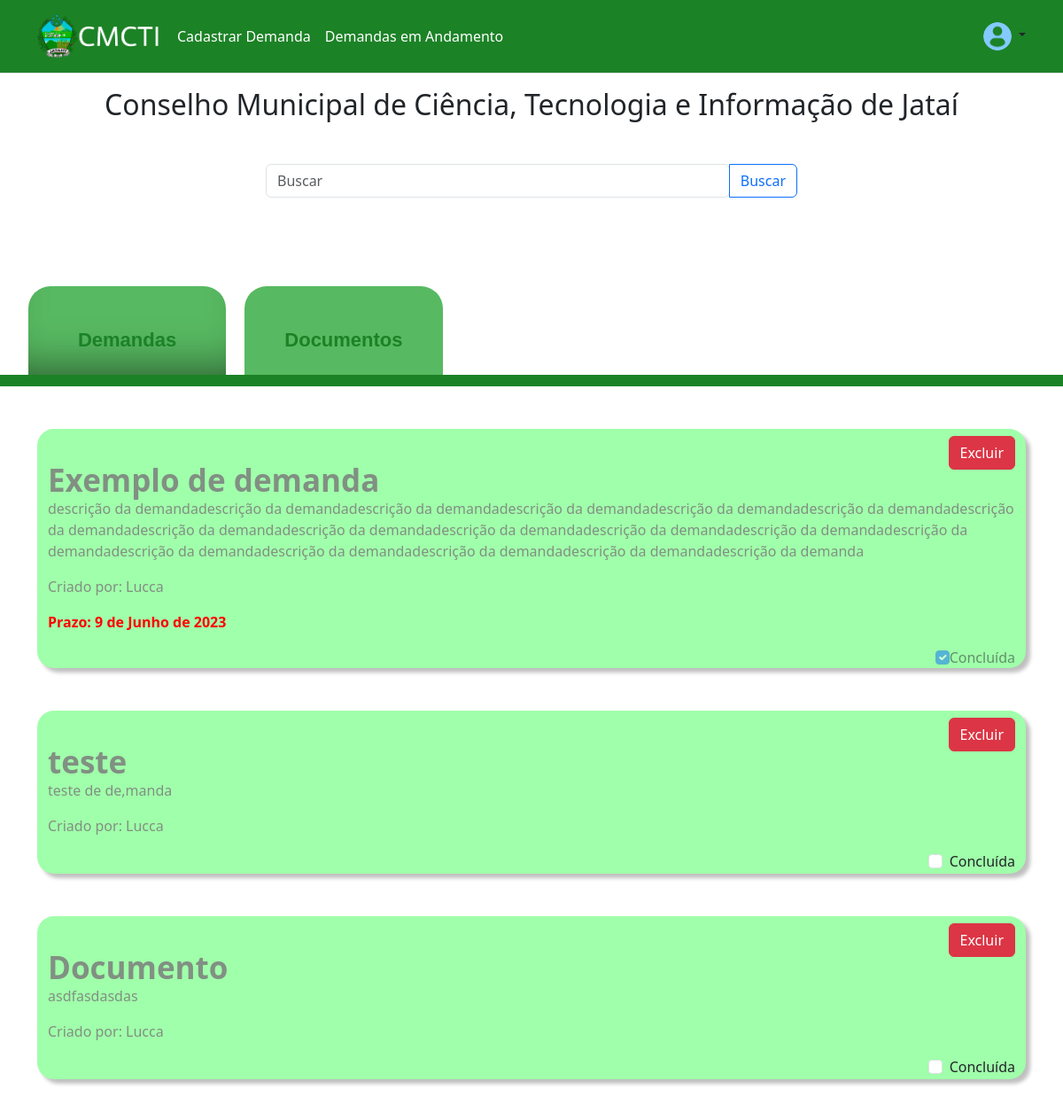
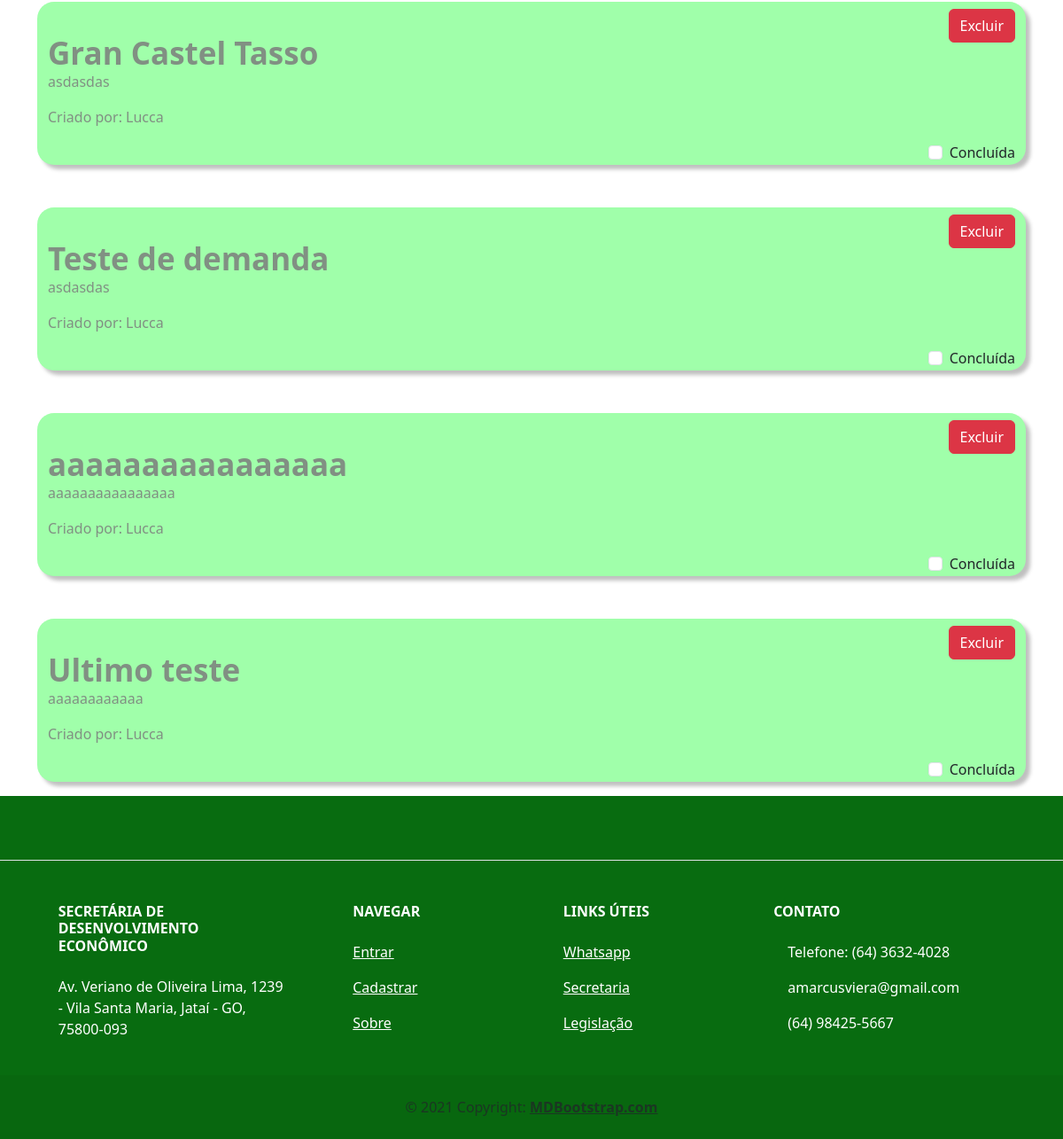
The app's page /demandas (signed in) with its own data (2 pictures, top to bottom).
### register/models.py (models this page shows, shortened)
class CustomUser(AbstractUser):
    email = models.EmailField(unique=True)

class Profile(models.Model):
    user = models.OneToOneField(CustomUser, on_delete=models.CASCADE)
    profile_image = models.ImageField(default='profile.png', upload_to='users', null=True, blank=True)

### home/models.py (models this page shows, shortened)
class Demanda(models.Model):
    titulo = models.CharField(max_length=300, blank=False, null=False)
    tipo = models.CharField(choices=TIPOS, blank=False, null=False, max_length=50)
    descricao = models.TextField(blank=False, null=False)
    prazo = models.DateField(blank=True, null=True)
    documento = models.FileField(blank=True, upload_to='documentos/', null=True)
    criado_por = models.ManyToManyField(CustomUser)
    concluida = models.BooleanField(blank=True, null=True, default=False)

### home/views.py (the view)
# urls.py: path('demandas', views.demandasView, name="demandas"),
@login_required(login_url='/entrar')
def demandasView(request):
    demandas = Demanda.objects.all()
    return render(request, 'pages/verDemandas.html', {'demandas':demandas})

### home/templates/pages/verDemandas.html (shortened to what this page needs)
{% extends 'base.html' %}
{% block content %}
<form method="get">
    <div class="input-group mt-5" style="width: 50%;">
            <input type="text" name="search" class="form-control rounded" placeholder="Buscar" aria-label="Search" />
            <button type="submit" class="btn btn-outline-primary">Buscar</button>
    </div>
</form>
<div class="container infra">
    <div class="row">
        <div class="col opcoes">
            <div id="ddos" class="ddos" onclick="change(1)">
                <a style="text-decoration: none;" href="/demandas"><h1 class="text-center">Demandas</h1></a>
            </div>
            <div id="rede" class="rede" onclick="change(2)">
                <a style="text-decoration: none;" href="/documentos"><h1 class="text-center">Documentos</h1></a>
            </div>
        </div>
    </div>
</div>
<div id="line"></div>
<div class="container text-center">
    {% for demanda in demandas %}
        {% if demanda.tipo == 'Demanda' %}
            <div class="container container-demandas mb-3 mt-5">
                {% if request.user.is_staff %}
                    <form style="display: flex;
                    justify-content: flex-end; padding-top: 0.5rem;" action="/deletar/{{demanda.tipo}}/{{demanda.id}}" method="post">
                        <button class="btn btn-danger">Excluir</button>
                    </form>
                    {% endif %}
                <h3 class="">{{demanda.titulo}}</h3>
                <p>{{demanda.descricao}}</p>
                <p>Criado por: {% for criador in demanda.criado_por.all %} {{criador}} {% endfor %} </p>
                {% if demanda.prazo %}
                    <p style="color: red; font-weight: 600;">Prazo: {{ demanda.prazo }}</p>
                {% endif %}
                {% if request.user.is_staff %}
                    {% if demanda.concluida == True %}
                    <div class="form-check" style="display: flex;
                    justify-content: flex-end;">
                        <input class="form-check-input" type="checkbox" value="" id="concluida" name="concluida" checked disabled>
                        <label class="form-check-label" for="concluida">
                            Concluída
                        </label>
                    </div>
                    {% else %}
                        <form action="demanda/{{demanda.id}}" id="checkConcluida" method="post" style="display: flex;
                        justify-content: flex-end;">
                            <div class="form-check">
                                <input class="form-check-input" type="checkbox" value="" id="concluida" name="concluida" onclick="document.getElementById('checkConcluida').submit();">
                                <label class="form-check-label" for="concluida">
                                    Concluída
                                </label>
                            </div>
                        </form>
                    {% endif %}
            {% endif %}
        </div>
        {% endif %}
        {% empty %}
            <h1 class="text-center">Nenhuma demanda cadastrada ainda.</h1>
    {% endfor %}
</div>
{% endblock %}

### home/templates/base.html (shortened to what this page needs)
{% load static %}
<!DOCTYPE html>
<html lang="en">
<head>
    <link rel="stylesheet" href="{% static 'css/base.css' %}">
    <link rel="stylesheet" href="{% static 'css/home.css' %}">
    <link rel="stylesheet" href="{% static 'css/verDemandas.css' %}">
    <link rel="stylesheet" href="{% static 'css/verDocumentos.css' %}">
    <link rel="stylesheet" href="{% static 'css/perfil.css' %}">
    <link rel="stylesheet" href="{% static 'css/register.css' %}">
    <link rel="stylesheet" href="{% static 'css/usuarios.css' %}">
    <link href="https://cdn.jsdelivr.net/npm/bootstrap@5.3.0-alpha1/dist/css/bootstrap.min.css" rel="stylesheet">
</head>
<body>
    <header style="background-color: #1C8226;" class="p-3 mb-3 border-bottom">
        <div class="container">
            <div class="d-flex flex-wrap align-items-center justify-content-center justify-content-lg-start">
            <a href="/" class="d-flex align-items-center mb-2 mb-lg-0 text-dark text-decoration-none">
                <img width="150" height="50" src="{% static 'img/pref-CERTO.png' %}" alt=""><use xlink:href="#bootstrap"></use></svg>
            </a>
            <ul class="nav col-12 col-lg-auto me-lg-auto mb-2 justify-content-center mb-md-0">
                <li><a style="color: white;" href="/" class="nav-link px-2 ">Cadastrar Demanda</a></li>
                <li><a style="color: white;" href="/demandas" class="nav-link px-2 ">Demandas em Andamento</a></li>
            </ul>
            {% if request.user.is_authenticated %}
            <div class="dropdown text-end">
                <a href="#" class="d-block link-dark text-decoration-none dropdown-toggle" data-bs-toggle="dropdown" aria-expanded="false">
                <img src="{{request.user.profile.profile_image.url}}" alt="mdo" width="32" height="32" class="rounded-circle">
                </a>
            </div>
            {% else %}
            <a href="/entrar" style="color: white;" class="nav-link px-2 ">Entrar</a>
            <a href="/cadastrar" style="color: white;" class="nav-link px-2 ">Cadastrar</a>
            {% endif %}
            </div>
        </div>
        </header>
        <div class="container">
            <h2 class="text-center">Conselho Municipal de Ciência, Tecnologia e Informação de Jataí</h2>
        </div>
        {% block content %}
        {% endblock %}
    <footer style="background-color: #086c10;" class="text-center text-lg-start text-muted">
        <section class="d-flex justify-content-center justify-content-lg-between p-4 border-bottom">
        <div>
        </div>
        </section>
        <section class="">
        <div class="container text-center text-md-start mt-5">
            <div class="row mt-3">
            <div class="col-md-3 col-lg-4 col-xl-3 mx-auto mb-4">
                <h6 style="color: white;" class="text-uppercase fw-bold mb-4">
                Secretária de Desenvolvimento Econômico
                </h6>
                <p style="color: white;">
                    Av. Veriano de Oliveira Lima, 1239 - Vila Santa Maria, Jataí - GO, 75800-093
                </p>
            </div>
            <div class="col-md-2 col-lg-2 col-xl-2 mx-auto mb-4">
                <h6 style="color: white;" class="text-uppercase fw-bold mb-4">
                Navegar
                </h6>
                <p style="color: white;">
                <a href="/entrar" class="text-reset">Entrar</a>
                </p>
                <p style="color: white;">
                <a href="/cadastrar" class="text-reset">Cadastrar</a>
                </p>
                <p style="color: white;">
                <a href="/sobre" class="text-reset">Sobre</a>
                </p>
            </div>
            <div class="col-md-3 col-lg-2 col-xl-2 mx-auto mb-4">
                <h6 style="color: white;" class="text-uppercase fw-bold mb-4">
                Links Úteis
                </h6>
                <p style="color: white;">
                <a  href="#!" class="text-reset">Whatsapp</a>
                </p>
                <p style="color: white;">
                <a  href="https://www.jatai.go.gov.br/secretaria-de-desenvolvimento-economico/" class="text-reset">Secretaria</a>
                </p>
                <p style="color: white;">
                <a  href="https://www.jatai.go.leg.br/ta/8597/text?" class="text-reset">Legislação</a>
                </p>
            </div>
            <div class="col-md-4 col-lg-3 col-xl-3 mx-auto mb-md-0 mb-4">
                <h6 style="color: white;" class="text-uppercase fw-bold mb-4">Contato</h6>
                <p style="color: white;"> Telefone: (64) 3632-4028</p>
                <p style="color: white;">
                amarcusviera@gmail.com
                </p>
                <p style="color: white;">(64) 98425-5667</p>
            </div>
            </div>
        </div>
        </section>
        <div class="text-center p-4" style="background-color: rgba(0, 0, 0, 0.05);">
        © 2021 Copyright:
        <a class="text-reset fw-bold" href="https://mdbootstrap.com/">MDBootstrap.com</a>
        </div>
    </footer>
</body>
</html>

### home/static/css/home.css (style rules this page uses)
.input-group { position: relative !important; display: flex !important; flex-wrap: nowrap !important; align-items: stretch !important; align-content: center !important; justify-content: center !important; margin-right: auto !important; margin-left: auto !important; }

### home/static/css/verDemandas.css (style rules this page uses)
.container-demandas { background: #A0FFAA; box-shadow: 5px 5px 4px rgba(0, 0, 0, 0.25); border-radius: 19px; }
.container-demandas h3 { font-style: normal; font-weight: 700; font-size: 35px; line-height: 24px; text-align: left; color: #819083; }
.container-demandas p { text-align: left; color: #819083; }
.opcoes { height: 200px; display: flex; align-content: flex-end; flex-wrap: wrap; }
.ddos { background-color: #57b961; height: 50%; width: 20%; margin-right: 1% !important; position: relative; left: -0.9%; box-shadow: inset 0px -40px 49px -34px rgba(0,0,0,0.52); border-radius: 25px 25px 0px 0px; }
.ddos h1 { font-family: sans-serif; color: #1C8226; font-size: 22px; padding-top: 3rem !important; font-weight: bold; }
.rede { background-color: #57b961; height: 50%; width: 20%; border-radius: 25px 25px 0px 0px; box-shadow: none; }
.rede h1 { font-family: sans-serif; font-size: 22px; color: #1C8226; padding-top: 3rem !important; font-weight: bold; }
#line { width: 100%; height: 0.8rem; background-color: #1C8226; }

### home/static/css/verDocumentos.css (style rules this page uses)
.container-demandas { background: #A0FFAA; box-shadow: 5px 5px 4px rgba(0, 0, 0, 0.25); border-radius: 19px; }
.container-demandas h3 { font-style: normal; font-weight: 700; font-size: 35px; line-height: 24px; text-align: left; color: #819083; }
.container-demandas p { text-align: left; color: #819083; }
.opcoes { height: 200px; display: flex; align-content: flex-end; flex-wrap: wrap; }
#line { width: 100%; height: 0.8rem; background-color: #1C8226; }

### records on screen
CustomUser: user.profile.profile_image (placeholder picture), username "Lucca"
Demanda: titulo "Exemplo de demanda", descricao "descrição da demandadescrição da demandadescrição da demandadescrição da demandadescrição da demandadescrição da demandadescrição da demandadescrição da demandadescrição da demandadescrição da demandadescrição da demandadescrição da demandadescrição da demandadescrição da demandadescrição da demandadescrição da demandadescrição da demandadescrição da demanda", prazo "9 de Junho de 2023"
Demanda: titulo "teste", descricao "teste de de,manda"
Demanda: titulo "Documento", descricao "asdfasdasdas"
Demanda: titulo "Gran Castel Tasso", descricao "asdasdas"
Demanda: titulo "Teste de demanda", descricao "asdasdas"
Demanda: titulo "aaaaaaaaaaaaaaaa", descricao "aaaaaaaaaaaaaaaa"
Demanda: titulo "Ultimo teste", descricao "aaaaaaaaaaaa"
